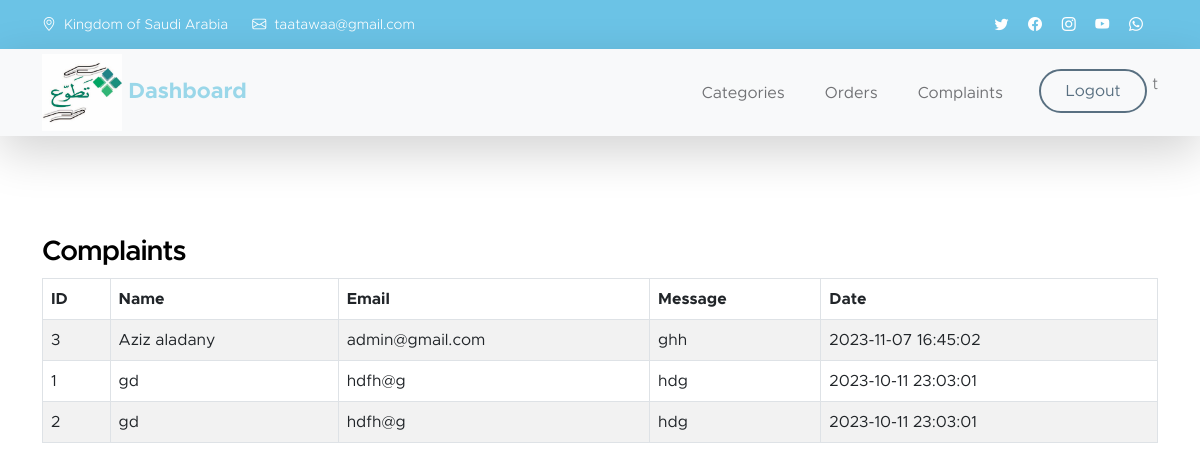
/admin/complaints.php (signed in), run on the app's committed database.
### tables this page shows
CREATE TABLE `complaints` (
  `id` int(11) NOT NULL,
  `name` text DEFAULT NULL,
  `email` text DEFAULT NULL,
  `message` text DEFAULT NULL,
  `msg_date` timestamp NULL DEFAULT current_timestamp()
);

### admin/complaints.php (the view)
<?php
include "header.php";
$sql = "select * from complaints order by msg_date desc";
$re = $con->query($sql);
$rows = $re->fetch_all(MYSQLI_ASSOC);
?>
<main>
    <section class="section-padding">
        <div class="container">
            <h4>Complaints</h4>
            <table class="table table-bordered table-striped">
                <thead>
                <tr>
                    <th>ID</th>
                    <th>Name</th>
                    <th>Email</th>
                    <th>Message</th>
                    <th>Date</th>
                </tr>
                </thead>
                <tbody>
                <?php foreach ($rows as $row) { ?>
                    <tr>
                        <td><?=$row['id']?></td>
                        <td><?=$row['name']?></td>
                        <td><?=$row['email']?></td>
                        <td><?=$row['message']?></td>
                        <td><?=$row['msg_date']?></td>
                    </tr>
                <?php } ?>
                </tbody>
            </table>
        </div>
    </section>
</main>

### css/templatemo-kind-heart-charity.css (style rules this page uses)
:root { --white-color: #ffffff; --primary-color: #9ad7e9; --secondary-color: #5a6f80; --section-bg-color: #f0f8ff; --site-footer-bg-color: #44525d; --custom-btn-bg-color: #597081; --custom-btn-bg-hover-color: #9ad7e9; --dark-color: #000000; --p-color: #717275; --border-color: #e9eaeb; --body-font-family: 'Metropolis', sans-serif; --h1-font-size: 52px; --h2-font-size: 46px; --h3-font-size: 32px; --h4-font-size: 28px; --h5-font-size: 24px; --h6-font-size: 22px; --p-font-size: 16px; --btn-font-size: 18px; --copyright-font-size: 14px; --border-radius-large: 100px; --border-radius-medium: 20px; --border-radius-small: 10px; --font-weight-light: 300; --font-weight-normal: 400; --font-weight-semibold: 600; --font-weight-bold: 700; }
body { background-color: var(--white-color); font-family: var(--body-font-family); }
h2, h3, h4, h5, h6 { color: var(--dark-color); }
h1, h2, h3, h4, h5, h6 { font-weight: var(--font-weight-semibold); letter-spacing: -1px; }
h4 { font-size: var(--h4-font-size); }
.section-padding { padding-top: 100px; padding-bottom: 100px; }

### data on the page
complaints: id "3", name "Aziz aladany", email "admin@gmail.com", message "ghh", msg_date "2023-11-07 16:45:02"
complaints: id "1", name "gd", email "hdfh@g", message "hdg", msg_date "2023-10-11 23:03:01"
complaints: id "2", name "gd", email "hdfh@g", message "hdg", msg_date "2023-10-11 23:03:01"

### other printed values
$username "t"
